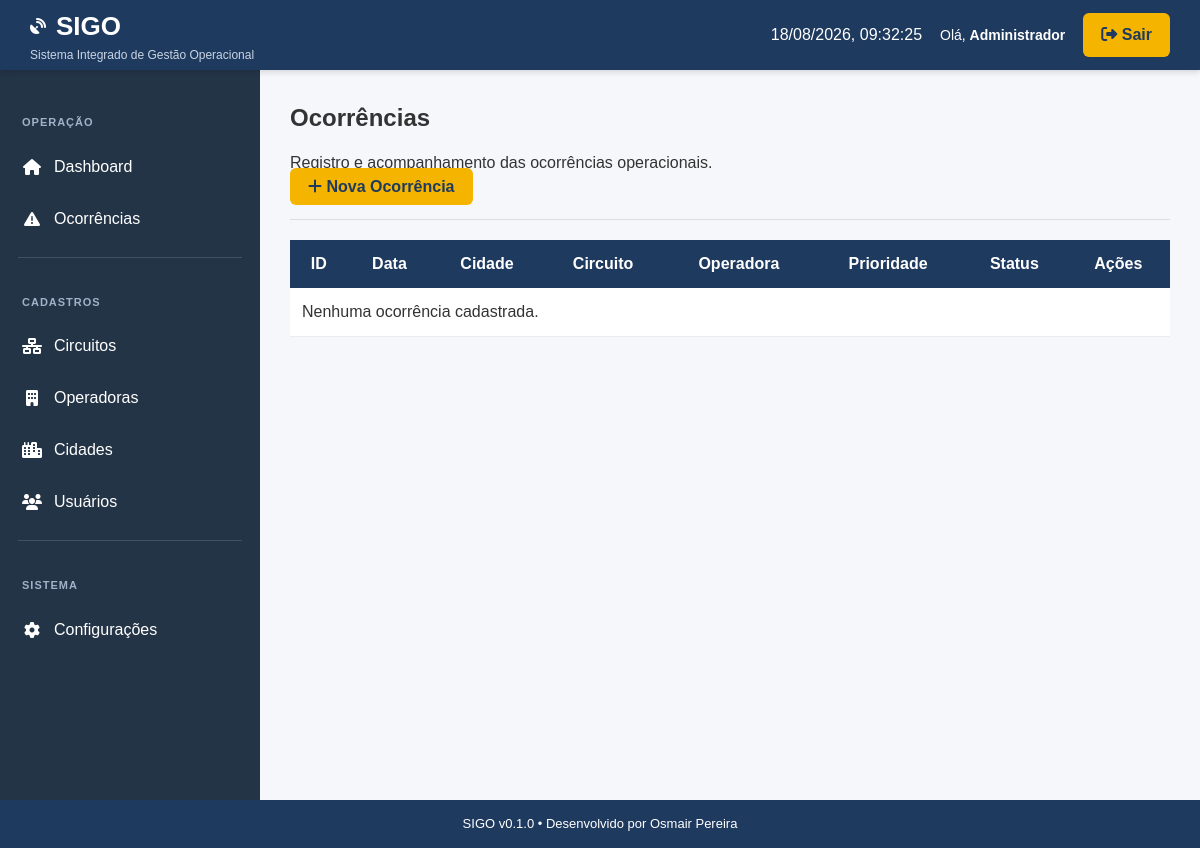
The app's page /ocorrencias (signed in), older data.
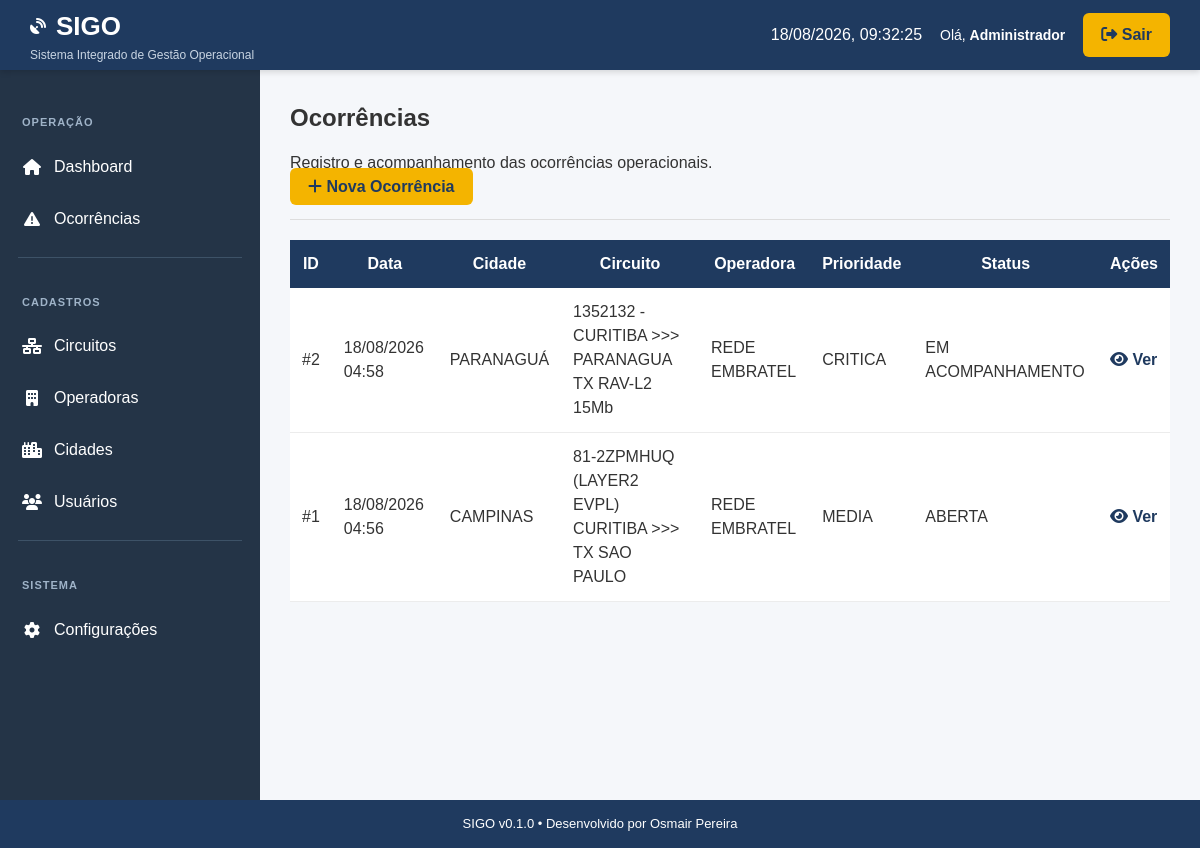
The same page, newer data.
### app/models.py (models this page shows, shortened)
class BaseModel(db.Model):
    __abstract__ = True
    id = db.Column(db.Integer, primary_key=True)
    ativo = db.Column(
        db.Boolean,
        default=True,
        nullable=False,
    )
    created_at = db.Column(
        db.DateTime,
        default=agora,
        nullable=False,
    )
    updated_at = db.Column(
        db.DateTime,
        default=agora,
        onupdate=agora,
        nullable=False,
    )

class Usuario(UserMixin, BaseModel):
    __tablename__ = "usuarios"
    nome = db.Column(
        db.String(120),
        nullable=False,
    )
    login = db.Column(
        db.String(50),
        unique=True,
        nullable=False,
    )
    senha_hash = db.Column(
        db.String(255),
        nullable=False,
    )
    perfil = db.Column(
        db.String(20),
        nullable=False,
        default="USER",
    )

class Ocorrencia(BaseModel):
    __tablename__ = "ocorrencias"
    cidade_id = db.Column(
        db.Integer,
        db.ForeignKey("cidades.id"),
        nullable=False,
    )
    circuito_id = db.Column(
        db.Integer,
        db.ForeignKey("circuitos.id"),
        nullable=False,
    )
    operadora_id = db.Column(
        db.Integer,
        db.ForeignKey("operadoras.id"),
        nullable=False,
    )
    usuario_id = db.Column(
        db.Integer,
        db.ForeignKey("usuarios.id"),
        nullable=False,
    )
    protocolo = db.Column(
        db.String(50)
    )
    tipo = db.Column(
        db.String(50),
        nullable=False,
    )
    prioridade = db.Column(
        db.String(20),
        nullable=False,
    )
    sintoma = db.Column(
        db.String(100),
        nullable=False,
    )
    status = db.Column(
        db.String(40),
        nullable=False,
        default="ABERTA",
    )
    tecnico = db.Column(
        db.String(120)
    )
    previsao = db.Column(
        db.String(120)
    )
    observacao = db.Column(
        db.Text
    )
    tecnico_campo = db.Column(
    db.Boolean,
    default=False,
    )
    cidade = db.relationship("Cidade")
    circuito = db.relationship("Circuito")
    operadora = db.relationship("Operadora")
    usuario = db.relationship("Usuario")
    data_encerramento = db.Column(
        db.DateTime
    )

class Cidade(BaseModel):
    __tablename__ = "cidades"
    cidade = db.Column(
        db.String(100),
        nullable=False,
    )
    estado = db.Column(
        db.String(2),
        nullable=False,
    )

class Circuito(BaseModel):
    __tablename__ = "circuitos"
    cidade_id = db.Column(
        db.Integer,
        db.ForeignKey("cidades.id"),
        nullable=False,
    )
    operadora_id = db.Column(
        db.Integer,
        db.ForeignKey("operadoras.id"),
        nullable=False,
    )
    tipo = db.Column(
        db.String(20),
        nullable=False,
    )  # Principal | Redundante
    designacao = db.Column(
        db.String(150),
        nullable=False,
    )
    observacao = db.Column(
        db.String(255),
        nullable=True,
    )
    cidade = db.relationship("Cidade")
    operadora = db.relationship("Operadora")

class Operadora(BaseModel):
    __tablename__ = "operadoras"
    nome = db.Column(
        db.String(100),
        unique=True,
        nullable=False,
    )

### app/routes/ocorrencias.py (the view)
@ocorrencias_bp.route("/ocorrencias")
@login_required
def lista_ocorrencias():
    ocorrencias = Ocorrencia.query.order_by(
        Ocorrencia.created_at.desc()
    ).all()
    return render_template(
        "ocorrencias/lista.html",
        ocorrencias=ocorrencias,
    )

### app/templates/ocorrencias/lista.html
{% extends "base.html" %}
{% block content %}
<div class="pagina-cabecalho">
    <div>
        <h2>Ocorrências</h2>
        <p>Registro e acompanhamento das ocorrências operacionais.</p>
    </div>
    <div>
        <a
            href="{{ url_for('ocorrencias.nova_ocorrencia') }}"
            class="btn-topo">
            <i class="fa-solid fa-plus"></i>
            Nova Ocorrência
        </a>
    </div>
</div>
<hr>
<table class="tabela">
    <thead>
        <tr>
            <th>ID</th>
            <th>Data</th>
            <th>Cidade</th>
            <th>Circuito</th>
            <th>Operadora</th>
            <th>Prioridade</th>
            <th>Status</th>
            <th>Ações</th>
        </tr>
    </thead>
    <tbody>
        {% for ocorrencia in ocorrencias %}
        <tr>
            <td>
                #{{ ocorrencia.id }}
            </td>
            <td>
                {{ ocorrencia.created_at.strftime("%d/%m/%Y %H:%M") }}
            </td>
            <td>
                {{ ocorrencia.cidade.cidade }}
            </td>
            <td>
                {{ ocorrencia.circuito.designacao }}
            </td>
            <td>
                {{ ocorrencia.operadora.nome }}
            </td>
            <td>
                {{ ocorrencia.prioridade }}
            </td>
            <td>
                {{ ocorrencia.status }}
            </td>
            <td>
                <a
                    href="{{ url_for(
                        'ocorrencias.detalhes_ocorrencia',
                        id=ocorrencia.id
                    ) }}">
                    <i class="fa-solid fa-eye"></i>
                    Ver
                </a>
            </td>
        </tr>
        {% else %}
        <tr>
            <td colspan="8">
                Nenhuma ocorrência cadastrada.
            </td>
        </tr>
        {% endfor %}
    </tbody>
</table>
{% endblock %}

### app/templates/base.html (shortened to what this page needs)
<!DOCTYPE html>
<html lang="pt-BR">
<head>
    <link
        rel="stylesheet"
        href="{{ url_for('static', filename='css/base.css') }}">
    <link
        rel="stylesheet"
        href="{{ url_for('static', filename='css/layout.css') }}">
    <link
        rel="stylesheet"
        href="{{ url_for('static', filename='css/dashboard.css') }}">
    <link
        rel="stylesheet"
        href="{{ url_for('static', filename='css/crud.css') }}">
    <link
        rel="stylesheet"
        href="{{ url_for('static', filename='css/login.css') }}">
    <link
        rel="stylesheet"
        href="{{ url_for('static', filename='css/components.css') }}">
    <link
        rel="stylesheet"
        href="{{ url_for('static', filename='css/responsive.css') }}">
    <link
        rel="stylesheet"
        href="https://cdnjs.cloudflare.com/ajax/libs/font-awesome/6.7.2/css/all.min.css">
</head>
<body>
<header class="topo">
    <div class="logo">
        <div class="logo-titulo">
            <i class="fa-solid fa-satellite-dish"></i>
            <h1>SIGO</h1>
        </div>
        <span>
            Sistema Integrado de Gestão Operacional
        </span>
    </div>
    <div class="topo-direita">
        <span id="relogio"></span>
        {% if current_user.is_authenticated %}
            <span class="usuario-logado">
                Olá,
                <strong>{{ current_user.nome }}</strong>
            </span>
            <a
                href="{{ url_for('auth.logout') }}"
                class="btn-topo">
                <i class="fa-solid fa-right-from-bracket"></i>
                Sair
            </a>
        {% endif %}
    </div>
</header>
<div class="container">
    <aside class="menu">
        <ul>
            <li class="menu-titulo">
                Operação
            </li>
            <li>
                <a href="{{ url_for('main.dashboard') }}">
                    <i class="fa-solid fa-house"></i>
                    Dashboard
                </a>
            </li>
            <li>
                <a href="{{ url_for('ocorrencias.lista_ocorrencias') }}">
                    <i class="fa-solid fa-triangle-exclamation"></i>
                    Ocorrências
                </a>
            </li>
            <div class="menu-separador"></div>
            {% if current_user.is_authenticated and current_user.perfil == "ADMIN" %}
                <li class="menu-titulo">
                    Cadastros
                </li>
                <li>
                    <a href="{{ url_for('circuitos.lista_circuitos') }}">
                        <i class="fa-solid fa-network-wired"></i>
                        Circuitos
                    </a>
                </li>
                <li>
                    <a href="{{ url_for('operadoras.lista_operadoras') }}">
                        <i class="fa-solid fa-building"></i>
                        Operadoras
                    </a>
                </li>
                <li>
                    <a href="{{ url_for('cidades.lista_cidades') }}">
                        <i class="fa-solid fa-city"></i>
                        Cidades
                    </a>
                </li>
                <li>
                    <a href="{{ url_for('usuarios.lista_usuarios') }}">
                        <i class="fa-solid fa-users"></i>
                        Usuários
                    </a>
                </li>
                <div class="menu-separador"></div>
                <li class="menu-titulo">
                    Sistema
                </li>
                <li>
                    <a href="#">
                        <i class="fa-solid fa-gear"></i>
                        Configurações
                    </a>
                </li>
            {% endif %}
        </ul>
    </aside>
    <main class="conteudo">
        {% block content %}
        {% endblock %}
    </main>
</div>
<footer>
    SIGO v0.1.0 • Desenvolvido por Osmair Pereira
</footer>
</body>
</html>

### app/static/css/base.css (style rules this page uses)
* { margin:0; padding:0; box-sizing:border-box; }
html { scroll-behavior:smooth; }
body { font-family:Arial, Helvetica, sans-serif; background:#f4f6f9; color:#333; line-height:1.5; }
a { color:inherit; text-decoration:none; }
h1 { font-size:28px; }
h2 { font-size:24px; margin-bottom:15px; }
hr { margin:20px 0; border:none; border-top:1px solid #ddd; }

### app/static/css/layout.css (style rules this page uses)
body { margin:0; padding:0; display:flex; flex-direction:column; min-height:100vh; background:#f5f7fa; }
.topo { height:70px; background:#1F3A5F; color:#fff; display:flex; justify-content:space-between; align-items:center; padding:0 30px; box-shadow:0 2px 6px rgba(0,0,0,.15); position:sticky; top:0; z-index:1000; }
.logo { display:flex; flex-direction:column; }
.logo-titulo { display:flex; align-items:center; gap:10px; }
.logo-titulo h1 { margin:0; font-size:26px; }
.logo span { font-size:12px; color:#c9d5e3; }
.topo-direita { display:flex; align-items:center; gap:18px; }
.usuario-logado { font-size:14px; }
.btn-topo { background:#F4B400; color:#1F3A5F; text-decoration:none; padding:10px 18px; border-radius:6px; font-weight:bold; transition:.25s; }
.container { flex:1; display:flex; }
.menu { width:260px; background:#243447; color:#fff; min-height:calc(100vh - 70px); }
.menu ul { margin:0; padding:20px 0; list-style:none; }
.menu li { transition:.2s; }
.menu a { display:flex; align-items:center; gap:12px; color:#fff; text-decoration:none; padding:14px 22px; }
.menu a i { width:20px; text-align:center; }
.menu-titulo { padding:24px 22px 10px; color:#9fb3c8; font-size:11px; font-weight:bold; text-transform:uppercase; letter-spacing:1px; cursor:default; }
.menu-separador { height:1px; background:#3d5267; margin:12px 18px; }
.conteudo { flex:1; padding:30px; }
footer { background:#1F3A5F; color:#fff; text-align:center; padding:14px; font-size:13px; }

### app/static/css/crud.css (style rules this page uses)
.tabela { width:100%; border-collapse:collapse; background:#fff; }
.tabela th { background:#1F3A5F; color:#fff; padding:12px; }
.tabela td { padding:12px; border-bottom:1px solid #ececec; }
.tabela a { color:#1F3A5F; font-weight:bold; }

Row changes from the older to the newer data that the page shows:
added Ocorrencia: id "2", created_at "18/08/2026 04:58", cidade.cidade "PARANAGUÁ", circuito.designacao "1352132 - CURITIBA >>> PARANAGUA TX RAV-L2 15Mb", operadora.nome "REDE EMBRATEL", prioridade "CRITICA", status "EM ACOMPANHAMENTO"
added Ocorrencia: id "1", created_at "18/08/2026 04:56", cidade.cidade "CAMPINAS", circuito.designacao "81-2ZPMHUQ (LAYER2 EVPL) CURITIBA >>> TX SAO PAULO", operadora.nome "REDE EMBRATEL", prioridade "MEDIA", status "ABERTA"
Text that changed along with them:
text no longer shown: "Nenhuma ocorrência cadastrada."
